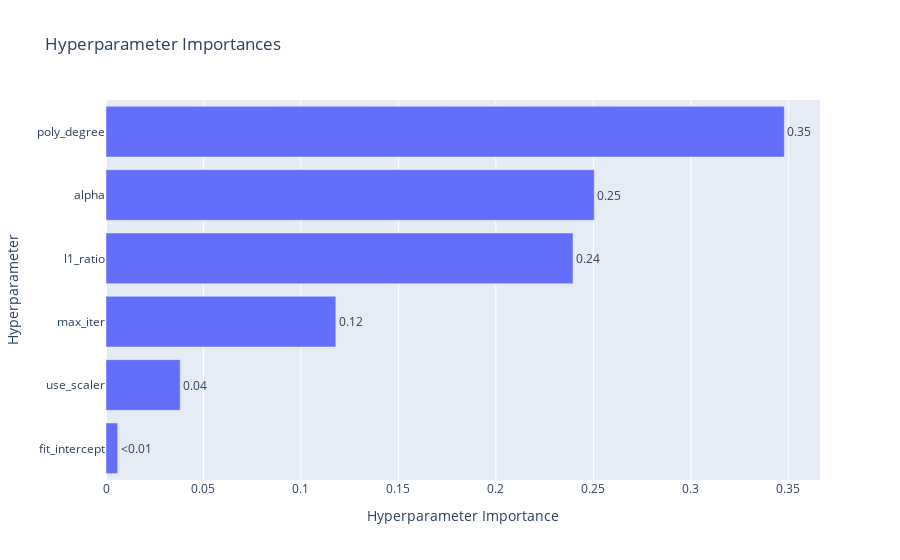

Source (notebook cell):
### Code cell
optuna.visualization.plot_param_importances(study)

### Figure 1 — Plotly figure (JSON) as saved in the notebook; plotly's stock layout.template omitted (floating-point values rounded to 4 significant figures)
{"data": [{"cliponaxis": false, "hovertemplate": ["fit_intercept (CategoricalDistribution): 0.006024064681286103<extra></extra>", "use_scaler (CategoricalDistribution): 0.03807783715071495<extra></extra>", "max_iter (IntDistribution): 0.11789938280888085<extra></extra>", "l1_ratio (FloatDistribution): 0.23957879408264737<extra></extra>", "alpha (FloatDistribution): 0.25047285578149997<extra></extra>", "poly_degree (IntDistribution): 0.3479470654949709<extra></extra>"], "name": "Objective Value", "orientation": "h", "text": ["<0.01", "0.04", "0.12", "0.24", "0.25", "0.35"], "textposition": "outside", "type": "bar", "x": [0.006024, 0.03808, 0.1179, 0.2396, 0.2505, 0.3479], "y": ["fit_intercept", "use_scaler", "max_iter", "l1_ratio", "alpha", "poly_degree"]}], "layout": {"title": {"text": "Hyperparameter Importances"}, "xaxis": {"title": {"text": "Hyperparameter Importance"}}, "yaxis": {"title": {"text": "Hyperparameter"}}}}
